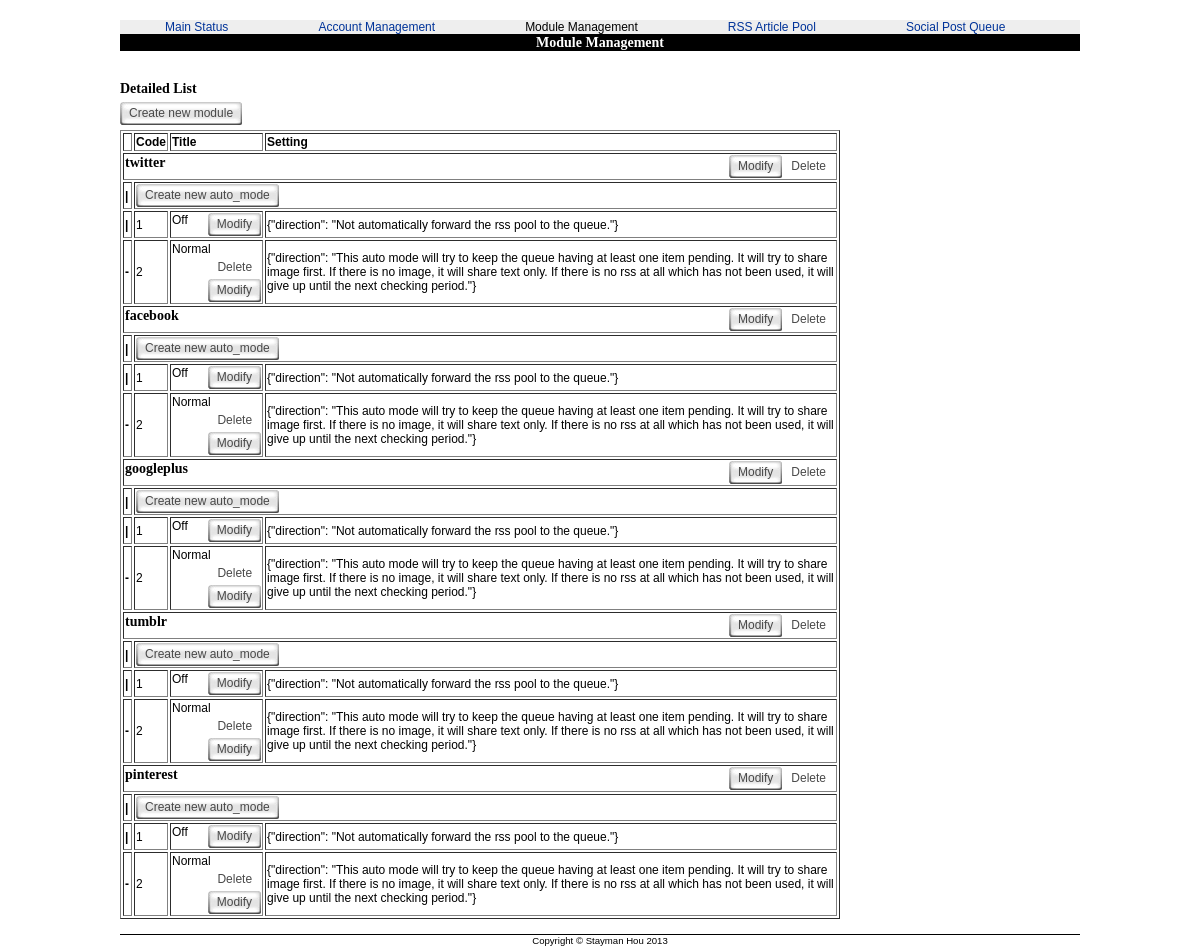
The page /SocialManagerPhpAdmin/public_files/modmng.php on the database its author committed.
### tables this page shows
CREATE TABLE module (
	PK INT NOT NULL AUTO_INCREMENT PRIMARY KEY,
	NAME VARCHAR(20) NOT NULL
);

CREATE TABLE auto_mode (
	PK INT NOT NULL AUTO_INCREMENT PRIMARY KEY,
	MODULE INT NOT NULL,
	CODE INT NOT NULL,
	TITLE VARCHAR(20) NOT NULL,
	OTHER_SETTING TEXT
);

### SocialManagerPhpAdmin/public_files/modmng.php (called while the page is built, shortened)
<?php
include '../model/Module.php';
include '../model/AutoMode.php';
$modlst = $GLOBALS['TEMPLATE']['Content']['ModuleList'] = Module::getlist();
foreach ($modlst as $mod)
{
    $key = $mod['NAME'];
    $value = $mod['PK'];
    $GLOBALS['TEMPLATE']['Content']['AutoMode'][$key] = AutoMode::getlist($value);
}
include '../view/template-page.php';
?>

### SocialManagerPhpAdmin/model/Module.php (called while the page is built, shortened)
<?php
class Module
{
    public static function getlist()
    {
        $lst = array();
        $query = sprintf("SELECT `PK`, `NAME` FROM `module`");
        $result = mysql_query($query, $GLOBALS['DB']);
        while ($row = mysql_fetch_assoc($result)) {
            array_push($lst, $row);
        }
        return $lst;
    }
}
?>

### SocialManagerPhpAdmin/model/AutoMode.php (called while the page is built, shortened)
<?php
class AutoMode
{
    public static function getlist($module=null)
    {
        $lst = array();
        $query = "SELECT `PK`, `MODULE`, `CODE`, `TITLE`, `OTHER_SETTING` FROM `auto_mode` WHERE 1";
        if ($module!=null)
        {
            $query .= sprintf(" AND MODULE = %d", $module);
        }
        $query .= " ORDER BY PK ASC";
        $result = mysql_query($query, $GLOBALS['DB']);
        while ($row = mysql_fetch_assoc($result)) {
            array_push($lst, $row);
        }
        return $lst;
    }
}
?>

### SocialManagerPhpAdmin/view/template-modmng.php (the view)
<div id="MM_Main">
 <h2>Detailed List</h2>
 <div class="abuttonwrapper"><a class="abutton" href="Module.php?method=create"><span>Create new module</span></a></div>
  <table border=1 width=720px>
  <tr><td width=5px></td><td><b>Code</b></td><td><b>Title</b></td><td><b>Setting</b></td></tr>
  <?php
   foreach ($GLOBALS['TEMPLATE']['Content']['ModuleList'] as $mod)
   {
       $key = $mod['NAME'];
       echo '<tr><td colspan=4><h3>' . $key . '<div class="abuttonwrapper" style="float:right; width:auto;"><a class="abutton" href="Module.php?method=delete&pk=' . $mod['PK'] . '" style="background: transparent url(\'media/square-orange-left.gif\') no-repeat top left" onclick="return myconfirm(\'Are you sure you want to delete the module \\\'' . $key . '\\\'?\');"><span style="background: transparent url(\'media/square-orange-right.gif\') no-repeat top right">Delete</span></a></div>' . '<div class="abuttonwrapper" style="float:right; width:auto;"><a class="abutton" href="Module.php?method=get&pk=' . $mod['PK'] . '"><span>Modify</span></a></div>' . '<h3></td></tr>';
       echo '<tr><td width=5px><b>|</b></td><td colspan=3><div class="abuttonwrapper"><a class="abutton" href="AutoMode.php?method=create&modpk=' . $mod['PK'] . '"><span>Create new auto_mode</span></a></div></td></tr>';
       foreach ($GLOBALS['TEMPLATE']['Content']['AutoMode'][$key] as $automode)
       {
           echo '<tr><td width=5px><b>';
           echo ($automode===end($GLOBALS['TEMPLATE']['Content']['AutoMode'][$key]))?'-':'|';
           echo '</b></td><td>' . $automode['CODE'] . '</td><td>' . $automode['TITLE'];
           if ($automode['CODE']!=1) {echo '<div class="abuttonwrapper" style="float:right; width:auto;"><a class="abutton" href="AutoMode.php?method=delete&modpk=' . $mod['PK'] . '&pk=' . $automode['PK'] . '" style="background: transparent url(\'media/square-orange-left.gif\') no-repeat top left" onclick="return myconfirm(\'Are you sure you want to delete the auto_mode \\\'' . $automode['TITLE'] . '\\\'?\');"><span style="background: transparent url(\'media/square-orange-right.gif\') no-repeat top right">Delete</span></a></div>';}
           echo '<div class="abuttonwrapper" style="float:right; width:auto;"><a class="abutton" href="AutoMode.php?method=get&pk=' . $automode['PK'] . '"><span>Modify</span></a></div>' . '</td><td>' . $automode['OTHER_SETTING'] . '</td></tr>';
       }
   }
  ?>
 </table>
</div>

### SocialManagerPhpAdmin/view/template-page.php (shortened to what this page needs)
<!DOCTYPE html PUBLIC "-//W3C//DTD XHTML 1.0 Strict//EN"
 "http://www.w3.org/TR/xhtml1/DTD/xhtml1-strict.dtd">
<html xmlns="http://www.w3.org/1999/xhtml" xml:lang="en" lang="en">
 <head>
  <link rel="stylesheet" type="text/css" href="css/styles.css"/>
 </head>
 <body>
  <div id="wrapper">
   <div id="header">
    <div id="navigation">
<?php include '../view/template-nav.php'; ?>
    </div>
    <div id="title">
<?php
if (!empty($GLOBALS['TEMPLATE']['title']))
{
    echo '<h1>' . $GLOBALS['TEMPLATE']['title'] . '</h1>';
}
?>
    </div>
   </div>
   <div id="content">
<?php
if (isset($GLOBALS['TEMPLATE']['ContentViewFile'])&&!empty($GLOBALS['TEMPLATE']['ContentViewFile']))
{
    include '../view/' . $GLOBALS['TEMPLATE']['ContentViewFile'];
}
?>
   </div>
   <div id="footer">Copyright &copy; Stayman Hou <?php echo date('Y'); ?></div>
  </div>
 </body>
</html>

### SocialManagerPhpAdmin/view/template-nav.php
<div class="<?php if ($GLOBALS['TEMPLATE']['curnav']=='MainStatus') {echo 'cur';} ?>navitem"><a href="mainstatus.php">Main Status</a></div>
<div class="<?php if ($GLOBALS['TEMPLATE']['curnav']=='AccMng') {echo 'cur';} ?>navitem"><a href="accmng.php">Account Management</a></div>
<div class="<?php if ($GLOBALS['TEMPLATE']['curnav']=='ModMng') {echo 'cur';} ?>navitem"><a href="modmng.php">Module Management</a></div>
<div class="<?php if ($GLOBALS['TEMPLATE']['curnav']=='RssPool') {echo 'cur';} ?>navitem"><a href="rsspool.php">RSS Article Pool</a></div>
<div class="<?php if ($GLOBALS['TEMPLATE']['curnav']=='Queue') {echo 'cur';} ?>navitem"><a href="queuepool.php">Social Post Queue</a></div>

### SocialManagerPhpAdmin/public_files/css/styles.css (style rules this page uses)
body { margin:0; padding:0; font-family:Arial, Helvetica, sans-serif; font-size:12px; }
a { color:#000; text-decoration:none; cursor:pointer; }
h1, h2, h3, h4, h5, h6 { margin:0; padding:0; font-size:14px; font-family:"Lucida Grande"; }
body { font-family: Arial, Sans, sans-serif; text-align: center; }
a { color: #039; }
table { margin: 5px 0; }
#header, #content, #footer { margin-left: auto; margin-right: auto; text-align: left; width: 960px; }
#content { border-bottom: 1px solid #000; padding-bottom: 10px; padding-top: 10px; }
#footer { font-size: 80%; text-align: center; }
#wrapper { width: 960px; margin-left: auto; margin-right: auto; padding-top: 20px; }
#navigation { overflow: auto; border-bottom: 1px solid #000; background-color:#EEEEEE; }
#navigation div { float: left; margin: 0 45px; }
div.curnavitem a, div.curnavitem a:visited, div.curnavitem a:hover, div.curnavitem a:active { color: inherit; }
#title { background-color:#000000; }
#title h1 { text-align: center; color: white; }
#content { overflow: auto; }
#content h2 { margin-top: 20px; margin-bottom: 5px; }
a.abutton { background: transparent url('../media/square-gray-left.gif') no-repeat top left; display: block; float: left; font: normal 12px Arial; line-height: 15px; height: 23px; padding-left: 9px; text-decoration: none; }
a:link.abutton, a:visited.abutton, a:active.abutton { color: #494949; }
a.abutton span { background: transparent url('../media/square-gray-right.gif') no-repeat top right; display: block; padding: 4px 9px 4px 0; }
.abuttonwrapper { overflow: hidden; width: 100%; }

### rows shown on the page
module: NAME "twitter"
auto_mode: CODE "1", TITLE "Off", OTHER_SETTING "{\"direction\": \"Not automatically forward the rss pool to the queue.\"}"
auto_mode: CODE "2", TITLE "Normal", OTHER_SETTING "{\"direction\": \"This auto mode will try to keep the queue having at least one item pending. It will try to share image first. If there is no image, it will share text only. If there is no rss at all which has not been used, it will give up until the next checking period.\"}"
module: NAME "facebook"
auto_mode: CODE "1", TITLE "Off", OTHER_SETTING "{\"direction\": \"Not automatically forward the rss pool to the queue.\"}"
auto_mode: CODE "2", TITLE "Normal", OTHER_SETTING "{\"direction\": \"This auto mode will try to keep the queue having at least one item pending. It will try to share image first. If there is no image, it will share text only. If there is no rss at all which has not been used, it will give up until the next checking period.\"}"
module: NAME "googleplus"
auto_mode: CODE "1", TITLE "Off", OTHER_SETTING "{\"direction\": \"Not automatically forward the rss pool to the queue.\"}"
auto_mode: CODE "2", TITLE "Normal", OTHER_SETTING "{\"direction\": \"This auto mode will try to keep the queue having at least one item pending. It will try to share image first. If there is no image, it will share text only. If there is no rss at all which has not been used, it will give up until the next checking period.\"}"
module: NAME "tumblr"
auto_mode: CODE "1", TITLE "Off", OTHER_SETTING "{\"direction\": \"Not automatically forward the rss pool to the queue.\"}"
auto_mode: CODE "2", TITLE "Normal", OTHER_SETTING "{\"direction\": \"This auto mode will try to keep the queue having at least one item pending. It will try to share image first. If there is no image, it will share text only. If there is no rss at all which has not been used, it will give up until the next checking period.\"}"
module: NAME "pinterest"
auto_mode: CODE "1", TITLE "Off", OTHER_SETTING "{\"direction\": \"Not automatically forward the rss pool to the queue.\"}"
auto_mode: CODE "2", TITLE "Normal", OTHER_SETTING "{\"direction\": \"This auto mode will try to keep the queue having at least one item pending. It will try to share image first. If there is no image, it will share text only. If there is no rss at all which has not been used, it will give up until the next checking period.\"}"

### other values the page prints
$GLOBALS['TEMPLATE']['title'] "Module Management"
